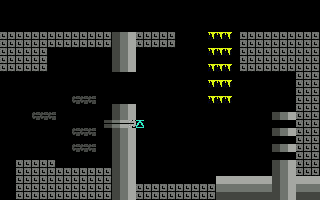

Below is a game level as drawn by its tile map, then a one-line description and the .tmx file that defines it, in full:
An orthogonal 40x25 tile map with 8x8 px tiles, 1 tile layer (002).

<map version="1.0" tiledversion="1.0.1" orientation="orthogonal" renderorder="right-down" width="40" height="25" tilewidth="8" tileheight="8" nextobjectid="1">
  <tileset firstgid="1" source="002.tsx" />
  <layer name="002" width="40" height="25">
    <data encoding="csv">001,001,001,001,001,001,001,001,001,001,001,001,001,001,001,001,001,001,001,001,001,001,001,001,001,001,001,001,001,001,001,001,001,001,001,001,001,001,001,001,
001,001,001,001,001,001,001,001,001,001,001,001,001,001,001,001,001,001,001,001,001,001,001,001,001,001,001,001,001,001,001,001,001,001,001,001,001,001,001,001,
001,001,001,001,001,001,001,001,001,001,001,001,001,001,001,001,001,001,001,001,001,001,001,001,001,001,001,001,001,001,001,001,001,001,001,001,001,001,001,001,
001,001,001,001,001,001,001,001,001,001,001,001,001,001,001,001,001,001,001,001,001,001,001,001,001,001,001,001,001,001,001,001,001,001,001,001,001,001,001,001,
002,002,002,002,002,002,002,002,002,002,002,002,002,002,003,004,005,002,002,002,002,002,001,001,001,001,006,006,006,001,002,002,002,002,002,002,002,002,002,002,
002,002,002,002,002,002,002,002,002,002,002,002,002,002,003,004,005,002,002,002,002,002,001,001,001,001,001,001,001,001,002,002,002,002,002,002,002,002,002,002,
002,002,002,002,002,002,001,001,001,001,001,001,001,001,003,004,005,001,001,001,001,001,001,001,001,001,006,006,006,001,002,002,002,002,002,002,002,002,002,002,
002,002,002,002,002,002,001,001,001,001,001,001,001,001,003,004,005,001,001,001,001,001,001,001,001,001,001,001,001,001,002,002,002,002,002,002,002,002,002,002,
002,002,002,002,002,002,001,001,001,001,001,001,001,001,003,004,005,001,001,001,001,001,001,001,001,001,006,006,006,001,002,002,002,002,002,002,002,002,002,002,
001,001,001,001,001,001,001,001,001,001,001,001,001,001,001,001,001,001,001,001,001,001,001,001,001,001,001,001,001,001,001,001,001,001,001,001,001,002,002,002,
001,001,001,001,001,001,001,001,001,001,001,001,001,001,001,001,001,001,001,001,001,001,001,001,001,001,006,006,006,001,001,001,001,001,001,001,001,002,002,002,
001,001,001,001,001,001,001,001,001,001,001,001,001,001,001,001,001,001,001,001,001,001,001,001,001,001,001,001,001,001,001,001,001,001,001,001,001,002,002,002,
001,001,001,001,001,001,001,001,001,007,007,007,001,001,001,001,001,001,001,001,001,001,001,001,001,001,006,006,006,001,001,001,001,001,001,001,001,002,002,002,
001,001,001,001,001,001,001,001,001,001,001,001,001,001,003,004,005,001,001,001,001,001,001,001,001,001,001,001,001,001,001,001,001,001,001,001,001,002,002,002,
001,001,001,001,007,007,007,001,001,001,001,001,001,001,003,004,005,001,001,001,001,001,001,001,001,001,001,001,001,001,001,001,001,001,003,004,005,002,002,002,
001,001,001,001,001,001,001,001,001,001,001,001,001,008,009,010,011,012,001,001,001,001,001,001,001,001,001,001,001,001,001,001,001,001,001,001,001,002,002,002,
001,001,001,001,001,001,001,001,001,007,007,007,001,001,003,004,005,001,001,001,001,001,001,001,001,001,001,001,001,001,001,001,001,001,003,004,005,002,002,002,
001,001,001,001,001,001,001,001,001,001,001,001,001,001,003,004,005,001,001,001,001,001,001,001,001,001,001,001,001,001,001,001,001,001,001,001,001,002,002,002,
001,001,001,001,001,001,001,001,001,007,007,007,001,001,003,004,005,001,001,001,001,001,001,001,001,001,001,001,001,001,001,001,001,001,003,004,005,002,002,002,
001,001,001,001,001,001,001,001,001,001,001,001,001,001,003,004,005,001,001,001,001,001,001,001,001,001,001,001,001,001,001,001,001,001,001,001,001,002,002,002,
013,013,002,002,002,002,002,001,001,001,001,001,001,001,003,004,005,001,001,001,001,001,001,001,001,001,001,001,001,001,001,001,001,001,003,004,005,002,002,002,
001,001,002,002,002,002,002,002,002,002,002,002,002,002,003,004,005,001,001,001,001,001,001,001,001,001,001,001,001,001,001,001,001,001,003,004,005,002,002,002,
001,001,002,002,002,002,002,002,002,002,002,002,002,002,003,004,005,001,001,001,001,001,001,001,001,001,001,005,005,005,005,005,005,005,003,004,005,005,005,005,
001,001,002,002,002,002,002,002,002,002,002,002,002,002,003,004,005,002,002,002,002,002,002,002,002,002,002,004,004,004,004,004,004,004,003,004,005,004,004,004,
001,001,002,002,002,002,002,002,002,002,002,002,002,002,003,004,005,002,002,002,002,002,002,002,002,002,002,003,003,003,003,003,003,003,003,004,005,003,003,003</data>
  </layer>
</map>
